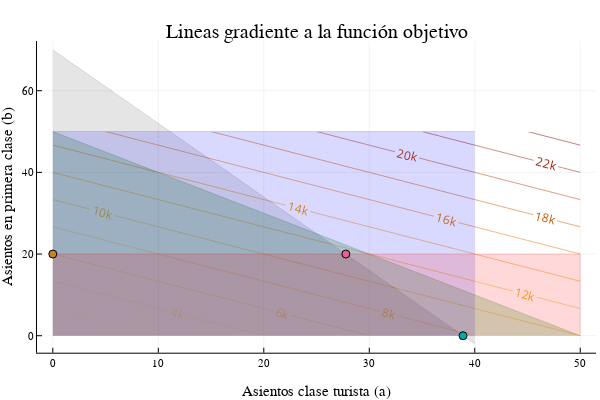

Notebook cell for this chart:
### Markdown cell above
En este caso la solución óptima es la intersección de la capacidad de los asientos de primera clase y la nueva restricción. Esta intersección es representanda por el siguiente sistema de ecuaciones lineales:



$$ 
\begin{align}
b &= 20 \\
1.8a+b &= 70
\end{align}
$$

Resolviendo obtenemos:

$$
\begin{align}
a &= 27.77777 \\
b&= 20
\end{align}
$$

### Code cell
contour(a,b,(a,b)->P(a,b),nlevels=20, c=:heat, linewidth=10, colorbar = false, contour_labels = true)
areaplot!(a, (50 .- a), legend=false, opacity=0.2, color=:green)
areaplot!(a[a.<=40], (70 .- 1.8*a[a.<=40]), legend=false, opacity=0.1, color=:black)

areaplot!(a[a.<=40], repeat([maximum(b)],length(a[a.<=40])), c=:blue, legend=false, opacity=0.15)
areaplot!([0, 50, 50], [20, 20, 0], c=:red, legend=false, opacity=0.15)
scatter!([38.888 27.7777 0],[0 20 20])

xaxis!("Asientos clase turista (a)")
yaxis!("Asientos en primera clase (b)")
title!("Lineas gradiente a la función objetivo")

### Figure 1 — Plotly figure (JSON) as saved in the notebook; plotly's stock layout.template omitted (floating-point values rounded to 4 significant figures)
{"data": [{"colorbar": {"title": ""}, "colorscale": [[0, "rgba(255, 255, 224, 1.000)"], [0.5, "rgba(255, 165, 0, 1.000)"], [1, "rgba(139, 0, 0, 1.000)"]], "contours": {"coloring": "lines", "showlabels": true}, "hoverinfo": "none", "name": "y1", "ncontours": 22, "showlegend": false, "showscale": false, "type": "contour", "x": [0, 5, 10, 15, 20, 25, 30, 35, 40, 45, 50], "xaxis": "x", "y": [0, 5, 10, 15, 20, 25, 30, 35, 40, 45, 50], "yaxis": "y", "z": [[0, 1000, 2000, 3000, 4000, 5000, 6000, 7000, 8000, 9000, 10000], [1500, 2500, 3500, 4500, 5500, 6500, 7500, 8500, 9500, 10500, 11500], [3000, 4000, 5000, 6000, 7000, 8000, 9000, 10000, 11000, 12000, 13000], [4500, 5500, 6500, 7500, 8500, 9500, 10500, 11500, 12500, 13500, 14500], [6000, 7000, 8000, 9000, 10000, 11000, 12000, 13000, 14000, 15000, 16000], [7500, 8500, 9500, 10500, 11500, 12500, 13500, 14500, 15500, 16500, 17500], [9000, 10000, 11000, 12000, 13000, 14000, 15000, 16000, 17000, 18000, 19000], [10500, 11500, 12500, 13500, 14500, 15500, 16500, 17500, 18500, 19500, 20500], [12000, 13000, 14000, 15000, 16000, 17000, 18000, 19000, 20000, 21000, 22000], [13500, 14500, 15500, 16500, 17500, 18500, 19500, 20500, 21500, 22500, 23500], [15000, 16000, 17000, 18000, 19000, 20000, 21000, 22000, 23000, 24000, 25000]], "zmax": 25000, "zmin": 0}, {"colorbar": {"title": ""}, "fill": "tozeroy", "fillcolor": "rgba(0, 128, 0, 0.200)", "legendgroup": "y2", "line": {"color": "rgba(0, 128, 0, 0.200)", "dash": "solid", "shape": "linear", "width": 1}, "mode": "lines", "name": "y2", "showlegend": true, "type": "scatter", "x": [0, 5, 10, 15, 20, 25, 30, 35, 40, 45, 50], "xaxis": "x", "y": [50, 45, 40, 35, 30, 25, 20, 15, 10, 5, 0], "yaxis": "y", "zmax": 25000, "zmin": 0}, {"colorbar": {"title": ""}, "fill": "tozeroy", "fillcolor": "rgba(0, 0, 0, 0.100)", "legendgroup": "y3", "line": {"color": "rgba(0, 0, 0, 0.100)", "dash": "solid", "shape": "linear", "width": 1}, "mode": "lines", "name": "y3", "showlegend": true, "type": "scatter", "x": [0, 5, 10, 15, 20, 25, 30, 35, 40], "xaxis": "x", "y": [70, 61, 52, 43, 34, 25, 16, 7, -2], "yaxis": "y", "zmax": 25000, "zmin": 0}, {"colorbar": {"title": ""}, "fill": "tozeroy", "fillcolor": "rgba(0, 0, 255, 0.150)", "legendgroup": "y4", "line": {"color": "rgba(0, 0, 255, 0.150)", "dash": "solid", "shape": "linear", "width": 1}, "mode": "lines", "name": "y4", "showlegend": true, "type": "scatter", "x": [0, 5, 10, 15, 20, 25, 30, 35, 40], "xaxis": "x", "y": [50, 50, 50, 50, 50, 50, 50, 50, 50], "yaxis": "y", "zmax": 25000, "zmin": 0}, {"colorbar": {"title": ""}, "fill": "tozeroy", "fillcolor": "rgba(255, 0, 0, 0.150)", "legendgroup": "y5", "line": {"color": "rgba(255, 0, 0, 0.150)", "dash": "solid", "shape": "linear", "width": 1}, "mode": "lines", "name": "y5", "showlegend": true, "type": "scatter", "x": [0, 50, 50], "xaxis": "x", "y": [20, 20, 0], "yaxis": "y", "zmax": 25000, "zmin": 0}, {"colorbar": {"title": ""}, "legendgroup": "y6", "marker": {"color": "rgba(0, 170, 174, 1.000)", "line": {"color": "rgba(0, 0, 0, 1.000)", "width": 1}, "size": 8, "symbol": "circle"}, "mode": "markers", "name": "y6", "showlegend": true, "type": "scatter", "x": [38.89], "xaxis": "x", "y": [0], "yaxis": "y", "zmax": 25000, "zmin": 0}, {"colorbar": {"title": ""}, "legendgroup": "y7", "marker": {"color": "rgba(237, 94, 147, 1.000)", "line": {"color": "rgba(0, 0, 0, 1.000)", "width": 1}, "size": 8, "symbol": "circle"}, "mode": "markers", "name": "y7", "showlegend": true, "type": "scatter", "x": [27.78], "xaxis": "x", "y": [20], "yaxis": "y", "zmax": 25000, "zmin": 0}, {"colorbar": {"title": ""}, "legendgroup": "y8", "marker": {"color": "rgba(198, 130, 37, 1.000)", "line": {"color": "rgba(0, 0, 0, 1.000)", "width": 1}, "size": 8, "symbol": "circle"}, "mode": "markers", "name": "y8", "showlegend": true, "type": "scatter", "x": [0], "xaxis": "x", "y": [20], "yaxis": "y", "zmax": 25000, "zmin": 0}], "layout": {"annotations": [{"font": {"color": "rgba(0, 0, 0, 1.000)", "family": "sans-serif", "size": 20}, "rotation": 0, "showarrow": false, "text": "Lineas gradiente a la función objetivo", "x": 0.5275, "xanchor": "center", "xref": "paper", "y": 1, "yanchor": "top", "yref": "paper"}], "height": 400, "margin": {"b": 20, "l": 0, "r": 0, "t": 20}, "paper_bgcolor": "rgba(255, 255, 255, 1.000)", "plot_bgcolor": "rgba(255, 255, 255, 1.000)", "showlegend": false, "width": 600, "xaxis": {"anchor": "y", "domain": [0.06165, 0.9934], "gridcolor": "rgba(0, 0, 0, 0.100)", "gridwidth": 0.5, "linecolor": "rgba(0, 0, 0, 1.000)", "mirror": false, "range": [-1.5, 51.5], "showgrid": true, "showline": true, "showticklabels": true, "tickangle": 0, "tickcolor": "rgb(0, 0, 0)", "tickfont": {"color": "rgba(0, 0, 0, 1.000)", "family": "sans-serif", "size": 11}, "tickmode": "array", "ticks": "inside", "ticktext": ["0", "10", "20", "30", "40", "50"], "tickvals": [0, 10, 20, 30, 40, 50], "title": "Asientos clase turista (a)", "titlefont": {"color": "rgba(0, 0, 0, 1.000)", "family": "sans-serif", "size": 15}, "type": "-", "visible": true, "zeroline": false, "zerolinecolor": "rgba(0, 0, 0, 1.000)"}, "yaxis": {"anchor": "x", "domain": [0.07581, 0.9415], "gridcolor": "rgba(0, 0, 0, 0.100)", "gridwidth": 0.5, "linecolor": "rgba(0, 0, 0, 1.000)", "mirror": false, "range": [-4.16, 72.16], "showgrid": true, "showline": true, "showticklabels": true, "tickangle": 0, "tickcolor": "rgb(0, 0, 0)", "tickfont": {"color": "rgba(0, 0, 0, 1.000)", "family": "sans-serif", "size": 11}, "tickmode": "array", "ticks": "inside", "ticktext": ["0", "20", "40", "60"], "tickvals": [0, 20, 40, 60], "title": "Asientos en primera clase (b)", "titlefont": {"color": "rgba(0, 0, 0, 1.000)", "family": "sans-serif", "size": 15}, "type": "-", "visible": true, "zeroline": false, "zerolinecolor": "rgba(0, 0, 0, 1.000)"}}}
